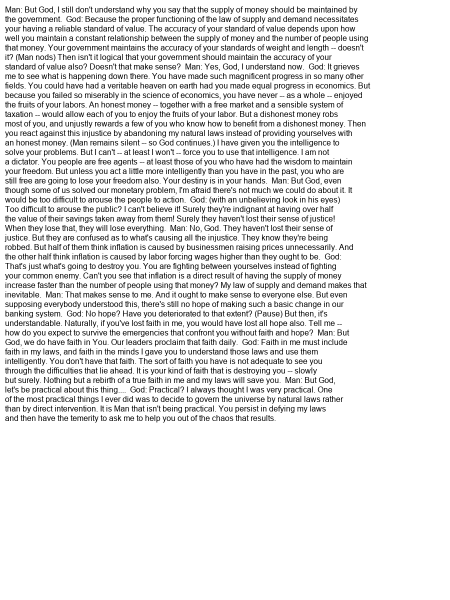
#> input picture data/fox/en_page_ocr_png_from_text/en_105.png, 900 x 1200 px, found by its file name (shown at 1/2 size); its folder holds only this picture in this run
$ python prepare_deepseek_mode_images.py --input-dir ../data/fox/en_page_ocr_png_from_text
#> lines starting #> are read from the running program, lines starting #| are printed output that depends on the picture
import argparse
import json
from pathlib import Path


REPO_ROOT = Path(__file__).resolve().parents[1]
IMAGE_EXTENSIONS = {".png", ".jpg", ".jpeg", ".bmp", ".webp", ".tif", ".tiff"}
MODE_SIZES = {
    "tiny": 512,
    "small": 640,
    "base": 1024,
    "large": 1280,
}
PAD_COLOR = (127, 127, 127)


try:
    from tqdm import tqdm
except ImportError:
    def tqdm(iterable=None, **kwargs):
        return iterable if iterable is not None else []


def repo_path(path):
    path = Path(path)
    if path.is_absolute():
        return path
    return REPO_ROOT / path


def load_json(path):
    with open(path, "r", encoding="utf-8") as f:
        return json.load(f)


def save_json(data, path):
    path = Path(path)
    path.parent.mkdir(parents=True, exist_ok=True)
    with open(path, "w", encoding="utf-8") as f:
        json.dump(data, f, ensure_ascii=False, indent=4)


def require_pillow():
    try:
        from PIL import Image, ImageOps
    except ImportError as exc:
        raise ImportError(
            "Pillow is required to prepare images. Use the DeepSeek-OCR environment "
            "or install pillow in your current Python environment."
        ) from exc
    return Image, ImageOps


def load_image(path):
    Image, ImageOps = require_pillow()
    image = Image.open(path)
    image = ImageOps.exif_transpose(image)
    return image.convert("RGB")


def official_native_preprocess(image, mode):
    """Mirror DeepSeek-OCR native-resolution preprocessing for crop_mode=False.

    In the released code, image_size <= 640 is directly resized to a square.
    Larger native modes use ImageOps.pad to preserve aspect ratio and fill
    remaining area with the transform mean color.
    """
    target_size = MODE_SIZES[mode]
    if target_size <= 640:
        return image.resize((target_size, target_size))
    _, ImageOps = require_pillow()
    return ImageOps.pad(image, (target_size, target_size), color=PAD_COLOR)


def direct_resize_preprocess(image, mode):
    target_size = MODE_SIZES[mode]
    return image.resize((target_size, target_size))


# [4 lines left out: function pad_preprocess, not called in this run]


def preprocess_image(image, mode, strategy):
    if strategy == "official-native":
        return official_native_preprocess(image, mode)
    if strategy == "direct-resize":
        return direct_resize_preprocess(image, mode)
    if strategy == "pad":
        return pad_preprocess(image, mode)
    raise ValueError(f"Unknown strategy: {strategy}")


def image_items_from_dir(input_dir):
    paths = [
        path for path in sorted(input_dir.iterdir())
        if path.is_file() and path.suffix.lower() in IMAGE_EXTENSIONS
    ]
    return [{"image": path.name} for path in paths]


def build_output_name(image_name, mode, keep_names):
    if keep_names:
        return image_name
    path = Path(image_name)
    return f"{path.stem}_{mode}{path.suffix.lower() or '.png'}"


def process_mode(items, input_dir, output_dir, mode, strategy, keep_names, overwrite):
    mode_dir = output_dir / mode
    image_dir = mode_dir / "images"
    image_dir.mkdir(parents=True, exist_ok=True)

    processed = []
    missing = []
    for item in tqdm(items, desc=f"Preparing {mode}", unit="image"):
        image_name = item["image"]
        src = input_dir / image_name
        if not src.exists():
            missing.append(image_name)
            continue

        out_name = build_output_name(image_name, mode, keep_names)
        dst = image_dir / out_name

        image = load_image(src)
        original_width, original_height = image.size
        if overwrite or not dst.exists():
            processed_image = preprocess_image(image, mode, strategy)
            processed_image.save(dst)
            output_width, output_height = processed_image.size
        else:
            Image, _ = require_pillow()
            with Image.open(dst) as existing:
                output_width, output_height = existing.size

        new_item = dict(item)
        new_item["source_image"] = image_name
        new_item["image"] = out_name
        new_item["deepseek_mode"] = mode
        new_item["deepseek_target_size"] = MODE_SIZES[mode]
        new_item["preprocess_strategy"] = strategy
        new_item["original_width"] = original_width
        new_item["original_height"] = original_height
        new_item["processed_width"] = output_width
        new_item["processed_height"] = output_height
        processed.append(new_item)

    metadata_path = mode_dir / "data.json"
    save_json(processed, metadata_path)
    print(f"Saved {len(processed)} {mode} images to {image_dir}")
    print(f"Saved {mode} metadata to {metadata_path}")
    if missing:
        print(f"Warning: {len(missing)} source images were missing for {mode}.")


# [43 lines left out: functions load_items_for_config, process_dataset_config, not called in this run]


def main(args):
    if args.preset:
        prepare_preset(args)
        return

    input_dir = repo_path(args.input_dir)
    output_dir = repo_path(args.output_dir)

    if args.data:
        items = load_json(repo_path(args.data))
    else:
        items = image_items_from_dir(input_dir)

    if args.limit is not None:
        items = items[:args.limit]

    if not items:
        raise ValueError("No input images found.")

    for mode in args.modes:
        process_mode(
            items=items,
            input_dir=input_dir,
            output_dir=output_dir,
            mode=mode,
            strategy=args.strategy,
            keep_names=args.keep_names,
            overwrite=args.overwrite,
        )
#> in load_image, image is the input picture: PIL image 900x1200 RGB; min 0, max 255, mean 232.5
#> in official_native_preprocess, `return image.resize((target_size, target_size))`:
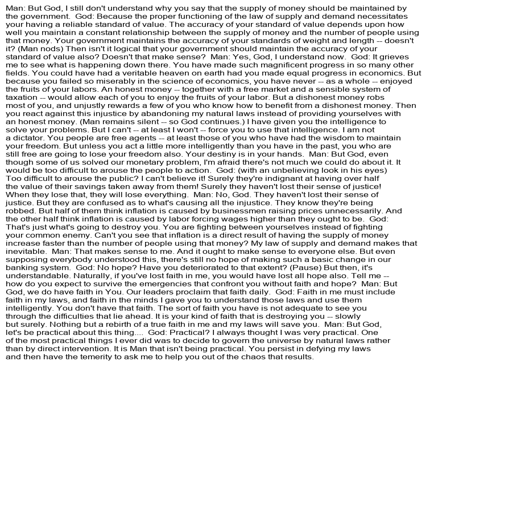
#> returned value: PIL image 512x512 RGB; min 18, max 255, mean 231.7
#| Saved 1 tiny images to fox_data/deepseek_mode_images/tiny/images


# 预定义的数据集配置
# 格式: {"name": 数据集名, "input_dir": 相对路径, "data": JSON文件路径或None}
DATASET_CONFIGS = [
    # 基础图片目录（从目录读取图片列表）
    {"name": "compress", "input_dir": "fox_data/compress"},
    {"name": "distort", "input_dir": "fox_data/distort"},
    {"name": "en_png", "input_dir": "fox_data/en_png"},
    # {"name": "from_text", "input_dir": "fox_data/from_text"},  # 与 en_png 内容相同，跳过
    {"name": "random", "input_dir": "fox_data/random"},
    {"name": "test", "input_dir": "fox_data/test"},
    {"name": "replace_shuffle_5", "input_dir": "fox_data/replace_shuffle_5"},
    {"name": "replace_shuffle_10", "input_dir": "fox_data/replace_shuffle_10"},
    {"name": "replace_swap_5", "input_dir": "fox_data/replace_swap_5"},
    {"name": "replace_swap_10", "input_dir": "fox_data/replace_swap_10"},
    # 字体密度相关
    {"name": "story_font_density_sweep", "input_dir": "fox_data/story_font_density_sweep/images"},
    # 多页文档
    {"name": "story_multipage", "input_dir": "fox_data/story_multipage/page_1000"},
    # 有JSON数据文件的数据集
    {"name": "compress_from_json", "input_dir": "fox_data", "data": "fox_data/compress.json"},
    {"name": "random_from_json", "input_dir": "fox_data", "data": "fox_data/random.json"},
    {"name": "replace_from_json", "input_dir": "fox_data", "data": "fox_data/replace.json"},
    {"name": "replace_shuffle_5_from_json", "input_dir": "fox_data", "data": "fox_data/replace_shuffle_5.json"},
    {"name": "replace_shuffle_10_from_json", "input_dir": "fox_data", "data": "fox_data/replace_shuffle_10.json"},
    {"name": "replace_swap_5_from_json", "input_dir": "fox_data", "data": "fox_data/replace_swap_5.json"},
    {"name": "replace_swap_10_from_json", "input_dir": "fox_data", "data": "fox_data/replace_swap_10.json"},
]


PAPER_EXPERIMENT_CONFIGS = [
    {
        "name": "distort",
        "input_dir": "fox_data/distort",
        "data": "fox_data/data.json",
        "description": "semantic perturbation",
    },
    {
        "name": "replace_swap_5",
        "input_dir": "fox_data/replace_swap_5",
        "data": "fox_data/replace_swap_5.json",
        "description": "swap letters inside words, 5 percent",
    },
    {
        "name": "replace_swap_10",
        "input_dir": "fox_data/replace_swap_10",
        "data": "fox_data/replace_swap_10.json",
        "description": "swap letters inside words, 10 percent",
    },
    {
        "name": "replace_shuffle_5",
        "input_dir": "fox_data/replace_shuffle_5",
        "data": "fox_data/replace_shuffle_5.json",
        "description": "shuffle words, 5 percent",
    },
    {
        "name": "replace_shuffle_10",
        "input_dir": "fox_data/replace_shuffle_10",
        "data": "fox_data/replace_shuffle_10.json",
        "description": "shuffle words, 10 percent",
    },
    {
        "name": "random",
        "input_dir": "fox_data/random",
        "data": "fox_data/random.json",
        "description": "fully random text",
    },
]


PRESET_CONFIGS = {
    "paper-experiments": PAPER_EXPERIMENT_CONFIGS,
    "all": DATASET_CONFIGS,
}


# [34 lines left out: functions prepare_all_datasets, prepare_preset, not called in this run]


def build_parser():
    parser = argparse.ArgumentParser(
        description="Prepare images resized/padded to DeepSeek-OCR native mode sizes for fair cross-model comparisons."
    )
    parser.add_argument("--input-dir", default=None, help="Directory containing source images.")
    parser.add_argument(
        "--output-dir",
        default="fox_data/deepseek_mode_images",
        help="Output root. Single datasets write to output-dir/<mode>; presets write to output-dir/<dataset>/<mode>.",
    )
    parser.add_argument("--data", default=None, help="Optional JSON metadata with an image field.")
    parser.add_argument(
        "--preset",
        choices=sorted(PRESET_CONFIGS),
        default=None,
        help="Batch prepare a predefined dataset group. paper-experiments covers the paper comparison datasets.",
    )
    parser.add_argument(
        "--modes",
        nargs="+",
        choices=sorted(MODE_SIZES),
        default=["tiny", "small", "base"],
        help="DeepSeek-OCR native modes to prepare.",
    )
    parser.add_argument(
        "--strategy",
        choices=["official-native", "direct-resize", "pad"],
        default="official-native",
        help="official-native matches DeepSeek-OCR crop_mode=False preprocessing.",
    )
    parser.add_argument("--keep-names", action="store_true", help="Keep original image filenames in each mode folder.")
    parser.add_argument("--overwrite", action="store_true", help="Regenerate images even if outputs already exist.")
    parser.add_argument("--limit", type=int, default=None, help="Only process the first N items for debugging.")
    parser.add_argument("--list-presets", action="store_true", help="List available presets and exit.")
    return parser


if __name__ == "__main__":
    parsed_args = build_parser().parse_args()
    if parsed_args.list_presets:
        for preset_name, configs in PRESET_CONFIGS.items():
            print(preset_name)
            for cfg in configs:
                description = cfg.get("description", "")
                suffix = f" - {description}" if description else ""
                print(f"  {cfg['name']}{suffix}")
    else:
        if not parsed_args.preset and not parsed_args.input_dir:
            raise SystemExit("--input-dir is required unless --preset is set.")
        main(parsed_args)
